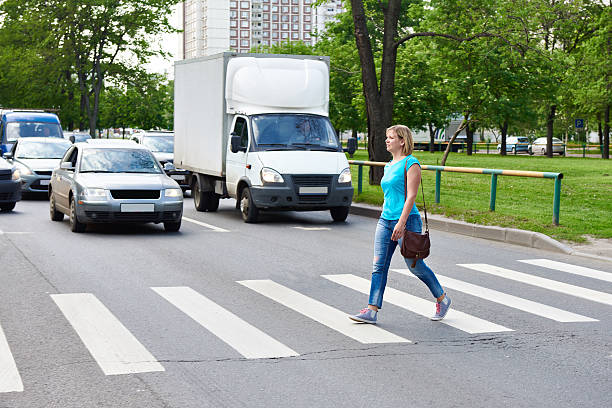
#> input picture CV/image.jpg, 612 x 408 px, found by its file name
$ jupyter execute ImageProcessing.ipynb   (older library calls are emulated)
#> lines starting #> are read from the running program, lines starting #| are printed output that depends on the picture; after the words box and inside, x2 and y2 are one past the last pixel; in counts of white or black regions, pixels touching at a corner belong together
[cell 1]
import cv2

Imagelocation = "image.jpg"
img = cv2.imread(Imagelocation)
#> img is the input picture: shape (408, 612, 3); mean B, G, R 138.4, 152.7, 143.4

def showImage(image,title='Image'):
    cv2.imshow(title,image)
    cv2.waitKey(0)
    cv2.destroyAllWindows()

Convert Colour

[cell 2]
gray_image = cv2.cvtColor(img, cv2.COLOR_BGR2GRAY)
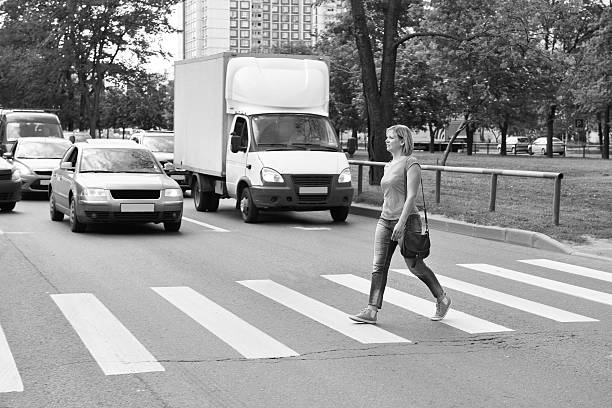
#> gray_image: shape (408, 612); min 0, max 255, mean 148.3
showImage(gray_image)

### Threasholds
Binary Threasholding

[cell 3]
threshold_value = 160
max_value = 255
_, thresholded_image = cv2.threshold(gray_image, threshold_value, max_value, cv2.THRESH_BINARY)
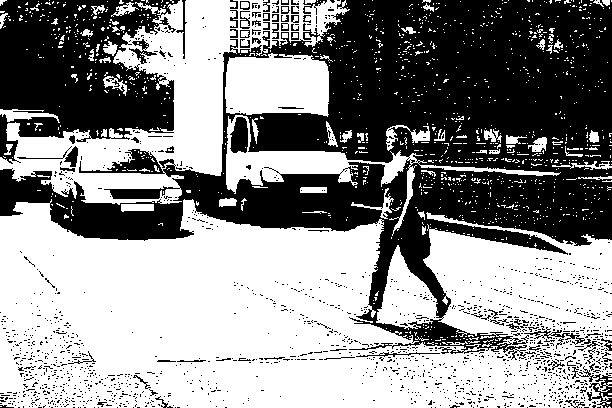
#> thresholded_image: shape (408, 612); 55.6% white; 1609 black regions (1534 under 20 px), largest, box (x1, y1, x2, y2) and area: (0, 0, 612, 360) 83590, (0, 0, 180, 164) 18874, (230, 117, 248, 153) 512
showImage(thresholded_image)

Adaptive Threashold

[cell 4]
adaptive_image = cv2.adaptiveThreshold(
    gray_image,            # Grayscale input
    255,                   # Max value to assign (white)
    cv2.ADAPTIVE_THRESH_MEAN_C,  # Use mean of nearby pixels
    cv2.THRESH_BINARY,     # Output black or white
    blockSize=11,          # Size of neighborhood area (must be odd)
    C=2                    # Small value subtracted from mean
)
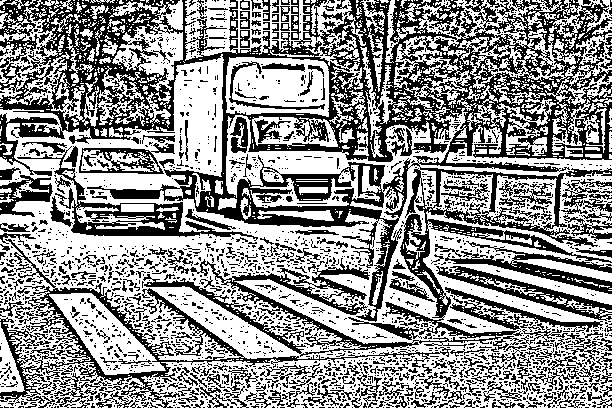
#> adaptive_image: shape (408, 612); 57.1% white; 2343 black regions (2022 under 20 px), largest, box (x1, y1, x2, y2) and area: (0, 0, 612, 357) 60710, (0, 239, 451, 408) 6868, (17, 142, 258, 241) 3304

showImage(adaptive_image)

Otsu's Binarization

[cell 5]
_, otsu_image = cv2.threshold(gray_image, 0, 255, cv2.THRESH_BINARY + cv2.THRESH_OTSU)
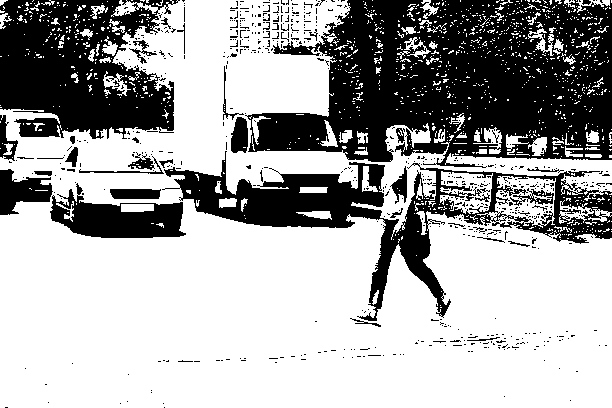
#> otsu_image: shape (408, 612); 65.7% white; 669 black regions (627 under 20 px), largest, box (x1, y1, x2, y2) and area: (245, 0, 612, 168) 40799, (0, 0, 180, 139) 17333, (162, 151, 612, 321) 16305
showImage(otsu_image)

### Filtering
Gaussian Blur

[cell 6]
blurred = cv2.GaussianBlur(img,
                           (13, 13),    # Kernal, Always odd Number
                           100         # Blur control
                           )
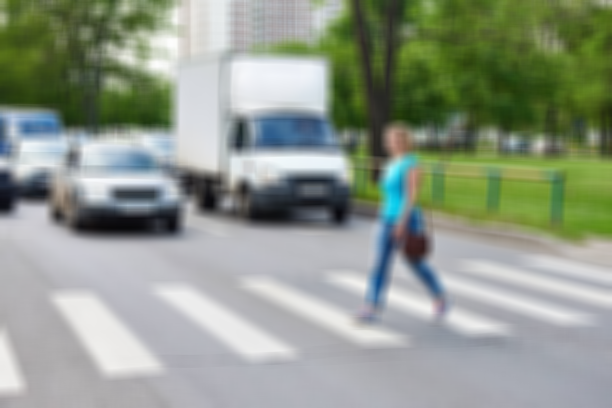
#> blurred: shape (408, 612, 3); mean B, G, R 138.4, 152.7, 143.4
showImage(blurred)

Median Blur

[cell 7]
median_blurred = cv2.medianBlur(img,
                                101     # Blur Control, Always Odd
                                )
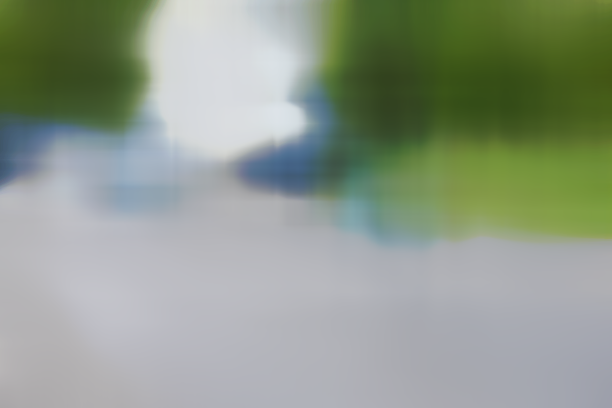
#> median_blurred: shape (408, 612, 3); mean B, G, R 138.8, 154.5, 143.6
showImage(median_blurred)

Bilateral Filtering

[cell 8]
bFiltered = cv2.bilateralFilter(
    img,
    d=9,            # Kernal Window
    sigmaColor=75,  # Colour difference to consider
    sigmaSpace=75   # Pixels Distance
    )
showImage(bFiltered)
